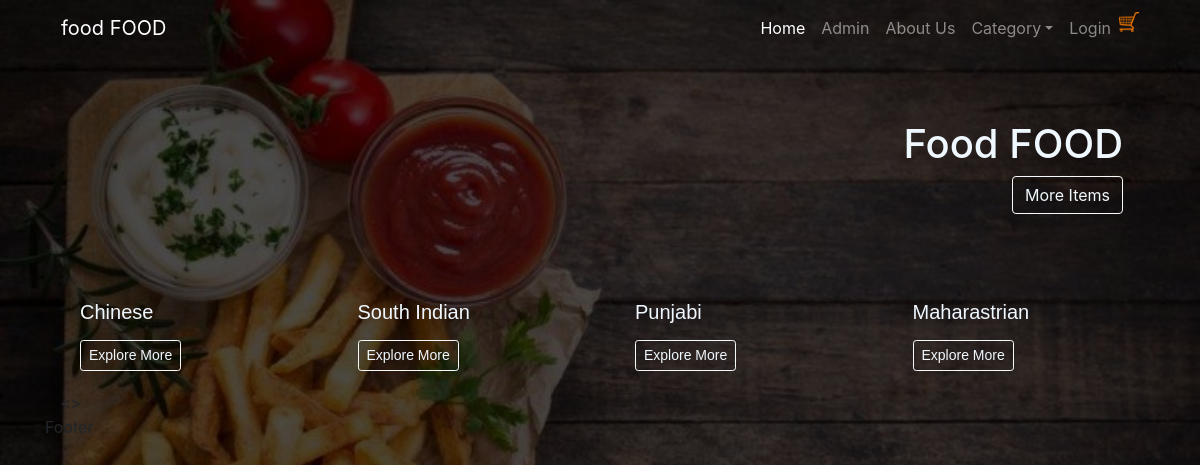
The page / on the database its author committed.
### tables this page shows
CREATE TABLE "category" (
	`cat_id`	INTEGER,
	`cat_name`	TEXT,
	`cat_veg`	TEXT,
	PRIMARY KEY(`cat_id`)
);

### app.py (the view)
@app.route("/")
def index():
        database = "food.db"
        conn = sqlite3.connect(database)
        cur = conn.cursor()
        records = cur.execute("select * from category")
        categories = records.fetchall()
        return render_template("index.html",categories=categories)

### templates/Index.html (shortened to what this page needs)
  <!doctype html>
  <html lang="en">
    <head>
      <link rel="stylesheet" href="https://stackpath.bootstrapcdn.com/bootstrap/4.1.3/css/bootstrap.min.css" >
  </head>
    <body>
        <div class="container">
            <nav class="navbar navbar-expand-md navbar-dark">
                <a class="navbar-brand" href="/">food FOOD</a>
                <div class="collapse navbar-collapse" id="collapsibleNavId">
                    <ul class="navbar-nav ml-auto mt-2 mt-lg-0">
                        <li class="nav-item active">
                            <a class="nav-link" href="#">Home <span class="sr-only">(current)</span></a>
                        </li>
                        <li class="nav-item">
                            <a class="nav-link" href="/admin">Admin</a>
                        </li>
                          <li class="nav-item">
                          <a class="nav-link" href="#">About Us</a>
                          </li>
                          <li class="nav-item dropdown">
                            <a class="nav-link dropdown-toggle" href="#" id="dropdownId" data-toggle="dropdown" aria-haspopup="true" aria-expanded="false">Category</a>
                                  <li class="nav-item">
                                    {% if ("uname" in session)%}
                                    <a class="nav-link" href=""> hello {{session["uname"]}} </a>
                                    <div class="dropdown-menu" aria-labelledby="dropdownId"></div>
                                    <a class="dropdown-item" href="/logout">Logout</a>
                                    {%else%}
                                  <a class="nav-link" href="/usrLogin"> Login </a>
                                    {%endif%}
                                    </li>
                                    <li class="nav-item">
                                     <a href="/showallcartitems"><img src="/static/images/cart.png" alt="" width="20px" height="20px"></a>
                                  </li>
                                  </div>
            </nav>
            <div class="jumbotron">
              <h1 class="display-5 text-right">Food FOOD</h1>
                  <p class="lead">
                      <a class="btn btn-outline-light"id="bt" href="Jumbo action link" role="button">More Items</a>
                  </p>
              </div>
      <section>
          <div class="container">
              <div class="row">
                  {% for cat in categories %}
                <div class="col-sm">
                    <div class="card-body">
                      <h5 class="card-title">{{cat[1]}}</h5>
                      <a href="/showfood/{{cat[0]}}" class="btn btn-outline-light btn-sm">Explore More</a>
                    </div>
              </div>
              {% endfor %}
            </div>
            <>
      </section>
      <div class="footer">
      <p>Footer</p>
      </div>
    </body>
  </html>

### templates/Index.html (style rules this page uses)
body { padding: 0px; margin: 0px; background-image:linear-gradient(rgba(0,0,0,0.7),rgba(0,0,0,0.7)), url(/static/images/tomato.jpg); background-size: cover; }
.navbar { background:none; ; color: black; }
.nav-item { color: white; }
.jumbotron { background: none; color: aliceblue; }
#bt { float: right; }
.col-sm { color: aliceblue; font-family: 'Franklin Gothic Medium', 'Arial Narrow', Arial, sans-serif; }
.btn { color: aliceblue; }

### rows shown on the page
category: cat_name "Chinese"
category: cat_name "South Indian"
category: cat_name "Punjabi"
category: cat_name "Maharastrian"
